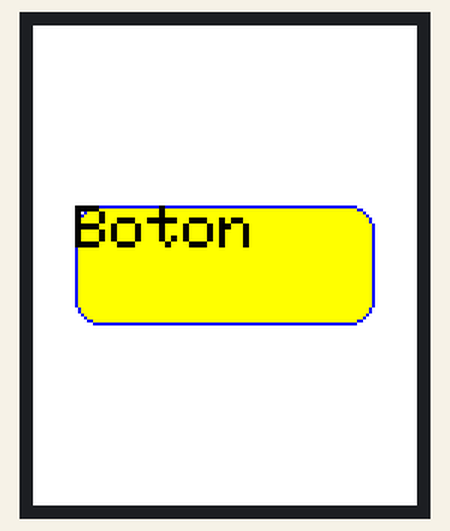
This sketch was run on a simulated Arduino Uno, built with avr-gcc and run on an emulated ATmega328P. On the bench: 128×160 colour display.

Above: at 0.2 s.

The sketch:

Ej15_drawRoundRect.ino
```cpp
#include <SPI.h>
#include <Adafruit_GFX.h>    // Core graphics library
#include <Adafruit_ST7735.h> // Hardware-specific library

// These definitions map display functions to the Adduino UNO display header pins
#define sclk 15
#define mosi 16
#define cs   7
#define dc   0
#define rst  1

// Assign human-readable names to some common 16-bit color values:
  #define BLACK 0x0000
  #define WHITE 0xFFFF
  #define BLUE 0x001F
  #define GREEN   0x07E0
  #define YELLOW 0xFFE0
  #define RED     0xF800
  #define BROWN 0x99AA66
  #define CYAN    0x07FF
  #define MAGENTA 0xF81F

//Declaracion objeto TFT
Adafruit_ST7735 tft = Adafruit_ST7735(cs, dc, rst);


int width, height;

void setup() {
  Serial.begin(9600);
  tft.initR(INITR_BLACKTAB); // Tab Label for ST7735 TFT Screen (INITR_GREENTAB 0x0, INITR_REDTAB 0x1, INITR_BLACKTAB 0x2);

  tft.setRotation(0);
  tft.fillScreen(WHITE);

  tft.setTextSize(2);
  tft.setTextColor(BLACK);

  width = tft.width();
  height = tft.height();

  // Un rectangulo con aristas redondeadas sirve para crear el modo boton. Requiere de 7 parametros. Posicion inicial, anchura, altura, radio y color
  // Posicion en X --> Direccion horizontal (De izquierda a derecha)
  // Posicion en Y --> Direccion vertical (De arriba a abajo)
  // Anchura --> Distancia en pixeles
  // Altura --> Distancia en pixeles
  // Color --> En hexadecimal

  // Hay que dibujar un boton con un texto en su interior. Para ello haremos un rectangulo redondeado de 100 pixeles de anchura y 40 de altura y un radio de 8 situado en el centro de la pantalla
  // El boton tendra un borde de un color diferente a su relleno
  int w = 100;
  int h =40;
  int radius = 8;

  int x = width/2 - w/2;
  int y = height/2 - h/2;

  //Crear boton

  tft.fillRoundRect(x,y,w,h,radius,YELLOW);
  tft.drawRoundRect(x,y,w,h,radius,BLUE);

  tft.setCursor(x,y);
  tft.println("Boton");
}


void loop() {

}
```
